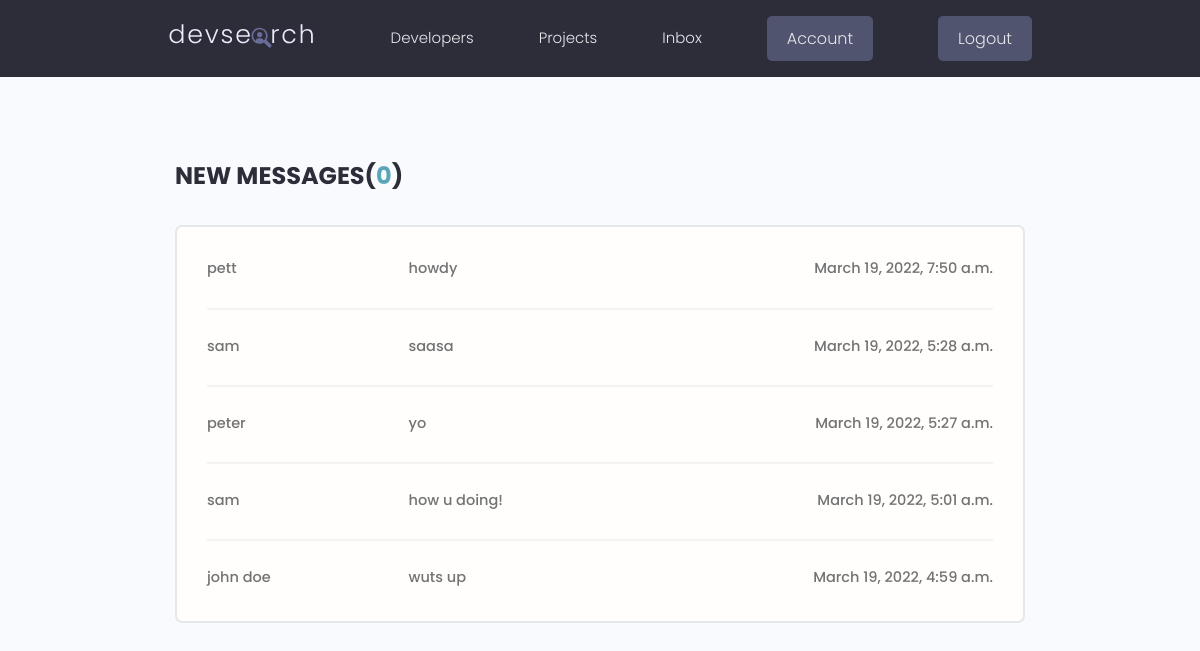
Page /inbox/ (signed in) on the earlier database version.
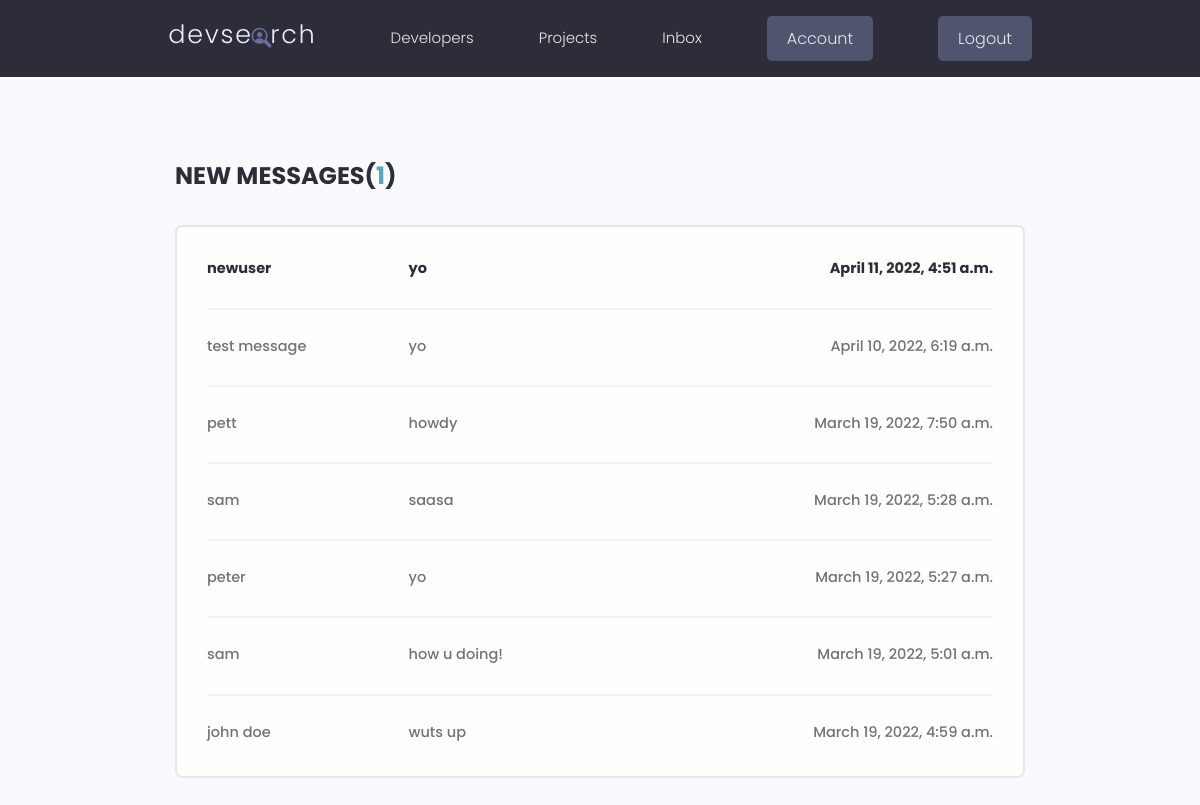
Same page on the later database version.
### users/models.py (models this page shows, shortened)
class Message(models.Model):
    sender = models.ForeignKey(Profile, on_delete=models.SET_NULL, null=True, blank=True)
    recipient = models.ForeignKey(Profile, on_delete=models.SET_NULL, null=True, blank=True, related_name="messages")
    name = models.CharField(max_length=200, blank=True, null=True)
    email = models.EmailField(max_length=200, blank=True, null=True)
    subject = models.CharField(max_length=200, blank=True, null=True)
    body = models.TextField()
    is_read = models.BooleanField(default=False, null=True)
    created = models.DateTimeField(auto_now_add=True)
    id = models.UUIDField(default=uuid.uuid4, unique=True, primary_key=True, editable=False)
    class Meta:
        ordering = ['is_read', '-created']

### users/views.py (the view)
# urls.py: path('inbox/', views.inbox, name="inbox"),
@login_required(login_url='login')
def inbox(request):
    profile = request.user.profile
    messageRequests = profile.messages.all()
    unreadCount = messageRequests.filter(is_read=False).count()
    context = {'messageRequests': messageRequests, 'unreadCount': unreadCount}
    return render(request, 'users/inbox.html', context)

### users/templates/users/inbox.html
{% extends 'main.html' %}
{% block content %}
  <main class="inbox my-xl">
    <div class="content-box">
      <h3 class="inbox__title">New Messages(<span>{{unreadCount}}</span>)</h3>
      <ul class="messages">
        {% for message in messageRequests %}
        {% if message.is_read == False %}
        <li class="message message--unread">
          {% else %}
        <li class="message">
        {% endif %}
          <a href="{% url 'message' message.id %}">
            <span class="message__author">{{message.name}}</span>
            <span class="message__subject">{{message.subject}}</span>
            <span class="message__date">{{message.created}}</span>
          </a>
        </li>
        {% endfor %}
      </ul>
    </div>
  </main>
{% endblock %}

Differences in the rows shown:
added Message: name "newuser", subject "yo", created "April 11, 2022, 4:51 a.m."
added Message: name "test message", subject "yo", created "April 10, 2022, 6:19 a.m."
Other differences:
{{ unreadCount }}: "0" → "1"
